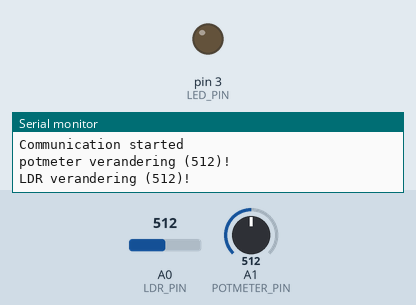
The sketch below on a simulated Arduino Uno, built with avr-gcc and run on an emulated ATmega328P. Parts: output pins drawn as LEDs (lit = HIGH), the last lines printed to the serial monitor. The inputs (shaded band) are chosen by the test bench; at power-on: A0 (LDR_PIN) = 512, A1 (POTMETER_PIN) = 512.

Above: at 1.2 s.
1.3 s: A0 (LDR_PIN) set to 532
At 2.5 s:
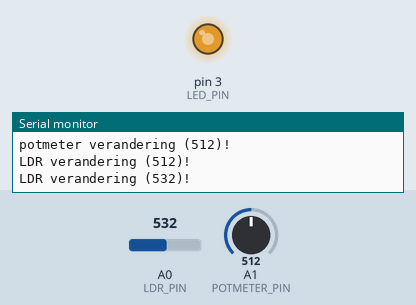
2.8 s: A0 (LDR_PIN) set to 424
4.3 s: A0 (LDR_PIN) set to 403
At 5.0 s:
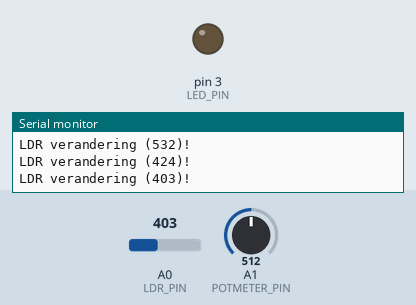
5.8 s: A0 (LDR_PIN) set to 716
At 6.1 s:
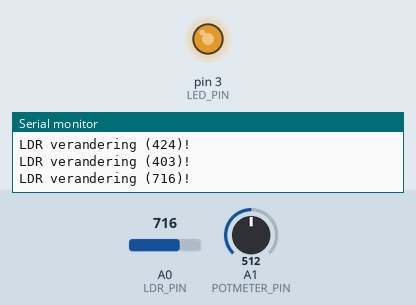
7.3 s: A0 (LDR_PIN) set to 306
At 8.4 s:
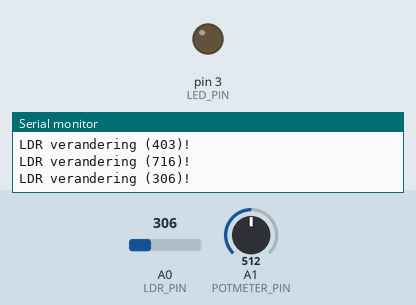
Timing chart, 0 to 9.8 s (numbered marks = the images above; inputs shaded):
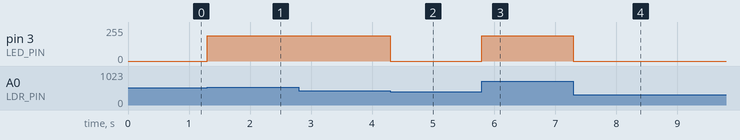

The sketch:

sketch3ab.ino
```cpp
#define POTMETER_PIN 1
#define LDR_PIN 0
#define LED_PIN 3
#define HYSTERSIS 100

int potmeter;


void setup()
{

	pinMode(LED_PIN, OUTPUT);
	pinMode(POTMETER_PIN, INPUT);
	pinMode(LDR_PIN, INPUT);

  /* add setup code here */

	Serial.begin(9600);
	Serial.write("Communication started\n");
}

void loop()
{
	static int potmeter_previousValue;
	static int LDR_previousValue;

	int potmeter_Value = analogRead(POTMETER_PIN);
	int LDR_Value = analogRead(LDR_PIN);

	//calculate update
	if (abs(potmeter_Value-potmeter_previousValue)>17)
	{
		Serial.write("potmeter verandering (");

		char waarde[33];

		itoa(potmeter_Value, waarde, 10);

		Serial.write(waarde);
		Serial.write(")!\n");

		potmeter_previousValue = potmeter_Value;

                onPotmeterUpdate(potmeter_Value);
	}

	//calculate update
	if (abs(LDR_Value-LDR_previousValue)>10)
	{
		Serial.write("LDR verandering (");
		char waarde[33];

		itoa(LDR_Value, waarde, 10);

		Serial.write(waarde);
		Serial.write(")!\n");

		LDR_previousValue = LDR_Value;

                onLDRUpdate(LDR_Value);
	}
}

void onPotmeterUpdate(int value)
{
    potmeter = value;
}

void onLDRUpdate(int value)
{
    if(value> potmeter)
    {

      analogWrite(LED_PIN, 700);
    }
    else if(value + HYSTERSIS < potmeter)
    {
      analogWrite(LED_PIN, 0);
    }
}
```

Measured:
- the behaviour switches between 522 and 523 on A0 (LDR_PIN) (found by bisection; images 0 and 1)
- the behaviour switches between 412 and 411 on A0 (LDR_PIN) (found by bisection; images 1 and 2)
- after the input at 1.3 s, pin 3 (LED_PIN): 0/255 → 188/255 at once
- after the input at 4.3 s, pin 3 (LED_PIN): 188/255 → 0/255 at once
- after the input at 5.8 s, pin 3 (LED_PIN): 0/255 → 188/255 at once
- after the input at 7.3 s, pin 3 (LED_PIN): 188/255 → 0/255 at once
